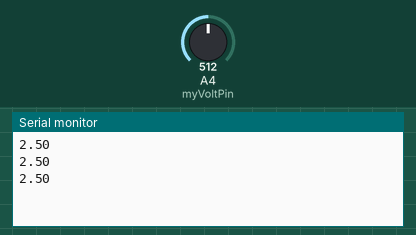
Bench run of a sketch on a simulated Arduino Uno, built with avr-gcc and run on an emulated ATmega328P. Shown: the last lines printed to the serial monitor. The inputs (shaded band) are chosen by the test bench; at power-on: A4 (myVoltPin) = 512.

Above: at 1.3 s.
1.4 s: A4 (myVoltPin) set to 716
At 1.9 s:
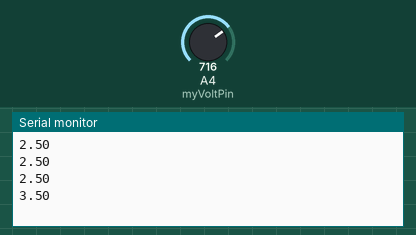
2.9 s: A4 (myVoltPin) set to 900
At 3.4 s:
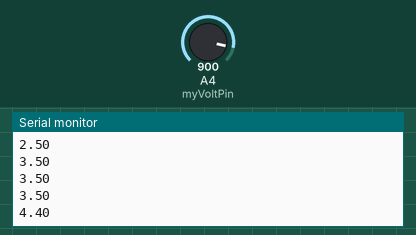
Timing chart, 0 to 5.9 s (numbered marks = the images above; inputs shaded):
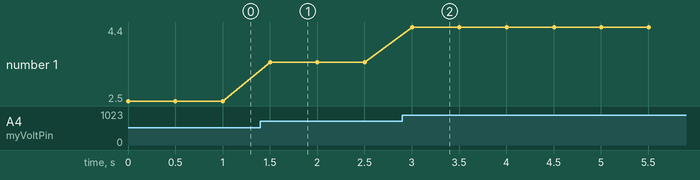

The sketch:

sketch_feb8a.ino
```cpp
int readValue;
int myVoltPin = A4;
float V2;
int myDelay = 500;

void setup() {
  Serial.begin(9600);
}

void loop() {
  readValue = analogRead(myVoltPin);
  V2 = (5.0 / 1023.0) * readValue;
  Serial.println(V2);
  delay(myDelay);
}
```

Measured:
- after the input at 1.4 s, the serial monitor: prints a new line after 0.10 s (image 1)
- after the input at 2.9 s, the serial monitor: prints a new line after 0.10 s (image 2)
- plotted number 1: 2.5 → 3.5 after the input at 1.4 s, 3.5 → 4.4 after the input at 2.9 s
